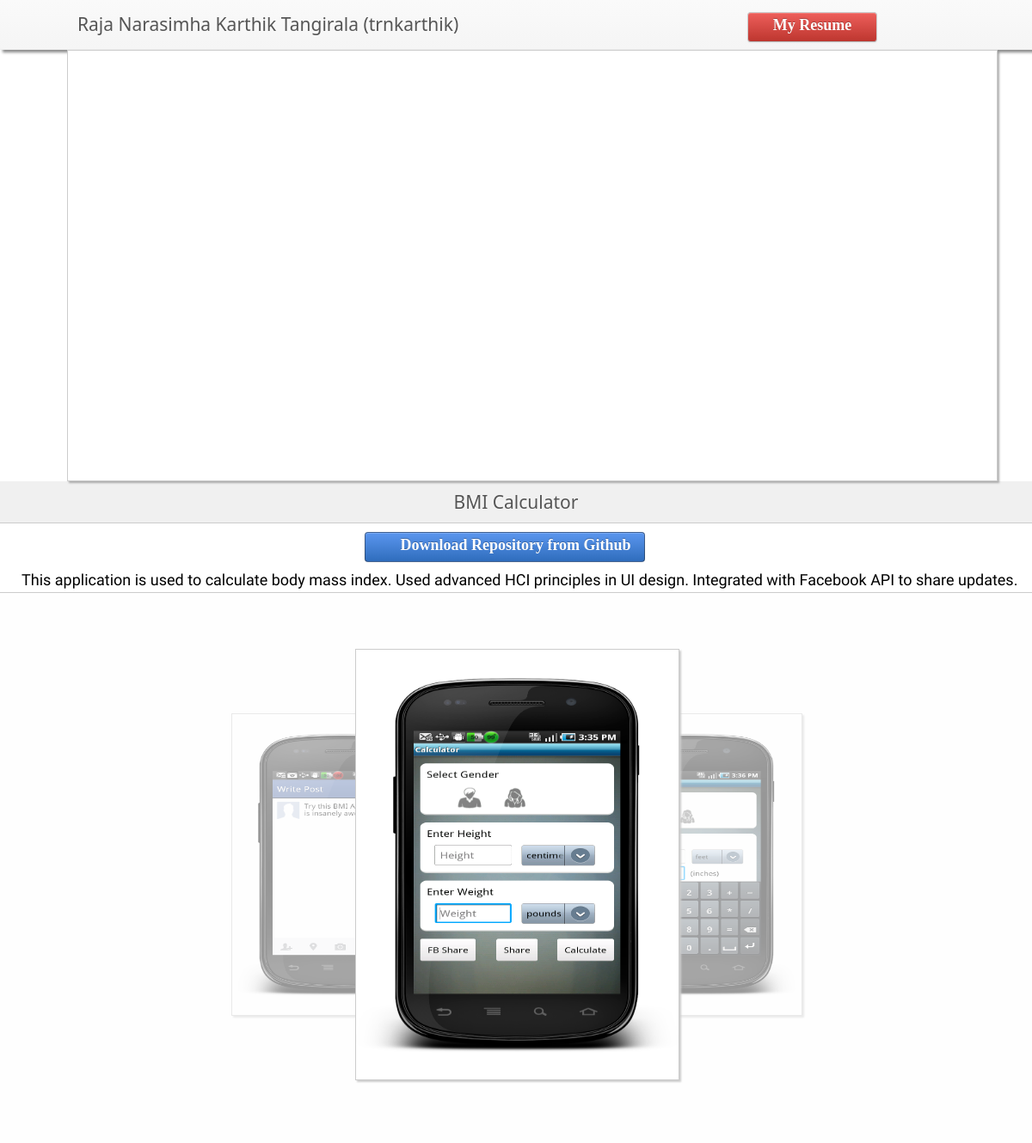
Screenshot of /project2.php?id=5 with the database file from the repository.
### tables this page shows
CREATE TABLE IF NOT EXISTS `projectdetails` (
  `ProjectID` int(11) NOT NULL AUTO_INCREMENT,
  `ProjectName` varchar(150) NOT NULL,
  `ProjectType` varchar(30) NOT NULL DEFAULT 'web',
  `ProjectRating` decimal(4,2) NOT NULL DEFAULT '5.00',
  `ProjectStartDate` date NOT NULL,
  `ProjectEndDate` date DEFAULT NULL,
  `ProjectTools` varchar(200) DEFAULT NULL,
  `ProjectDesc` text NOT NULL,
  `ProjectURL` varchar(150) NOT NULL DEFAULT 'https://github.com/trnkarthik',
  `Visibility` tinyint(1) NOT NULL DEFAULT '1',
  PRIMARY KEY (`ProjectID`)
);

CREATE TABLE IF NOT EXISTS `projectimages` (
  `ProjectID` int(11) NOT NULL DEFAULT '0',
  `ImageID` int(11) NOT NULL AUTO_INCREMENT,
  `Visibility` tinyint(1) NOT NULL DEFAULT '1',
  PRIMARY KEY (`ProjectID`,`ImageID`),
  KEY `ImageID` (`ImageID`)
);

CREATE TABLE IF NOT EXISTS `imagedetails` (
  `ImageID` int(11) NOT NULL AUTO_INCREMENT,
  `ImageURL` varchar(150) NOT NULL DEFAULT 'images/1.png',
  `ImageDesc` varchar(350) NOT NULL,
  PRIMARY KEY (`ImageID`)
);

### project2.php (the view, shortened to what this page needs)
<!DOCTYPE HTML PUBLIC "-//W3C//DTD HTML 4.01//EN" "http://www.w3.org/TR/html4/strict.dtd">
  <html xmlns="http://www.w3.org/1999/xhtml">
  <head>
	<link rel="stylesheet" href="css/my_main_style.css">
	<link rel="stylesheet" type="text/css" href="css/products_support_for_quicksand.css" />
    <?php
        $id = (int)(mysql_real_escape_string($_GET['id']));
            $query = "select projectName,ProjectStartDate,ProjectEndDate,ProjectTools,ProjectDesc,ProjectURL,ProjectType
                        from projectDetails where projectID='$id'";
            $result = mysql_query($query);
            if(!$result){
                echo "Please try again";
            }
            else{
                $row = mysql_fetch_array($result);
                $projectName = $row[0];
                $projectDesc = $row[4];
            }
    ?>
</head>
<body>
        <div class="container">
		<?php include("includes/header2.php");?>
	</div>
<div id="my_work" class="section">
</div>
<div id="project_title">
    <a href="#">
    <?php echo $projectName;?>
    </a>
</div>
<div id="project_desc">
    <a href="#home" id="download_repository" class="btn_blue btn" style="float: right">
      Download Repository from Github
    </a>
    <?php echo $projectDesc;?>
</div>
<div id="project_media">
    <?php
        include("includes/carousel.php");
    ?>
</body>

### includes/carousel.php (shortened to what this page needs)
<div id="carousel">
			    <?php
			    $image_id_query = "select imageid from projectimages where projectid = $id and visibility=1";
			    $image_id_query_result = mysql_query($image_id_query);
			    if(!$image_id_query_result)
			    {
			         echo "Some error!Please reload the page.";
			    }
			    else{
				 $no_of_images = mysql_numrows($image_id_query_result);
			         if($no_of_images>0){
			         $i = 1;
			              while($image_row = mysql_fetch_array($image_id_query_result)){
				      $image_details_query = "select ImageURL,ImageDesc from ImageDetails where IMageID=$image_row[0]";
				      $image_details_result = mysql_query($image_details_query);
				      $image_details = mysql_fetch_array($image_details_result);
				      $url = $image_details[0];
				      $item_id = "item-".$i;
				      echo "<img src='$url' id='$item_id'/>";
				      $i++;
			              }
			         }
			         else{
			           echo "<center><br /><br /><br /><br /><br /><br /><br /><br /><br /><br /><h3>No Images Found</h3></center>";
			         }
			    }
			    ?>
			</div>
		</div>

### css/my_main_style.css (style rules this page uses)
#my_work { background: #FFF; position: relative; top: 0px; left: 6.5%; min-height: 500px; width: 90%; }
.section { border: 1px solid #CCC; -webkit-box-shadow: 2px 2px 2px rgba(124, 124, 124, 0.6); -moz-box-shadow: 2px 2px 2px rgba(124, 124, 124, 0.6); box-shadow: 2px 2px 2px rgba(124, 124, 124, 0.6); }
.btn { display: inline-block; padding: 4px 12px; margin-bottom: 0; font-size: 14px; line-height: 20px; text-align: center; vertical-align: middle; cursor: pointer; background-image: -moz-linear-gradient(top, #FFF, #E6E6E6); background-image: -o-linear-gradient(top, #FFF, #E6E6E6); background-repeat: repeat-x; filter: progid:DXImageTransform.Microsoft.gradient(startColorstr='#ffffffff', endColorstr='#ffe6e6e6', GradientType=0); border-color: #E6E6E6 #E6E6E6 #BFBFBF; border-color: rgba(0, 0, 0, 0.1) rgba(0, 0, 0, 0.1) rgba(0, 0, 0, 0.25); filter: progid:DXImageTransform.Microsoft.gradient(enabled = false); border: 1px solid #CCC; border-bottom-color: #B3B3B3; -webkit-border-radius: 4px; -moz-border-radius: 4px; border-radius: 4px; -webkit-box-shadow: inset 0 1px 0 rgba(255, 255, 255, .2), 0 1px 2px rgba(0, 0, 0, .05); -moz-box-shadow: inset 0 1px 0 rgba(255,255,255,.2), 0 1px 2px rgba(0,0,0,.05); box-shadow: inset 0 1px 0 rgba(255, 255, 255, .2), 0 1px 2px rgba(0, 0, 0, .05); }
.btn_blue { color: #FFF; text-shadow: 0 -1px 0 rgba(0, 0, 0, 0.25); background-color: #5B96EE; background-image: -moz-linear-gradient(top, #5B96EE, #2F6DBD); background-image: -webkit-gradient(linear, 0 0, 0 100%, from(#5B96EE), to(#2F6DBD)); background-image: -webkit-linear-gradient(top, #5B96EE, #2F6DBD); background-image: -o-linear-gradient(top, #5B96EE, #2F6DBD); background-image: linear-gradient(to bottom, #5B96EE, #2F6DBD); background-repeat: repeat-x; border-color: #BD362F #BD362F #802420; border-color: rgba(0, 0, 0, 0.1) rgba(0, 0, 0, 0.1) rgba(0, 0, 0, 0.25); font-weight: bold; }

### css/products_support_for_quicksand.css (style rules this page uses)
* { margin:0; padding:0; }
body { color:#000; font:14px/1.3 ; min-height: 930px; }
a, a:visited { text-decoration:none; outline:none; font-family: Calibri, Candara, Segoe, "Segoe UI", Optima, Arial, sans-serif; }
a { text-decoration: none; }

### project2.php (style rules this page uses)
body { font-family:Arial; font-size:12px; font-family: 'Open Sans Condensed','Arial Narrow', serif; font-weight: 400; }
#carousel { width:100%; border:0px solid #222; height:550px; position:relative; clear:both; overflow:hidden; margin-left: auto; margin-right: auto; }
#carousel img { visibility:hidden; cursor:pointer; background: white; border: 1px solid #ccc; -moz-box-shadow: 2px 2px 2px #ccc; -webkit-box-shadow: 2px 2px 2px #ccc; box-shadow: 2px 2px 2px #ccc; }
#project_title { text-align: center; font-size: 21px; background: rgba(197, 197, 197, 0.26); padding: 10px; border-bottom: 1px solid #CCC; font-family: Calibri, Candara, Segoe, "Segoe UI", Optima, Arial, sans-serif; font-weight: 400; text-shadow: rgba(255, 255, 255, 0.85) 0 0 3px; }
#project_desc { width: 100%; min-height: 80px; float: left; font-size: 18px; border-bottom: 1px solid #CCC; text-indent: 25px; }
#project_media { width: 100%; min-height: 600px; float: left; text-align: center; padding-top: 40px; margin-left: -1px; border-left: 1px solid rgba(185, 185, 185, 0.38); background: rgba(247, 247, 247, 0.12); }
a { color: #555; }
body { min-height: 0px; }
#download_repository { margin: 2px 37.5%; margin-bottom: 10px; margin-top: 10px; width: 25%; min-width: 180px; height: 25px; font-size: 18px; font-family: TimesNewRoman, "Times New Roman", Times, Baskerville, Georgia, serif; border: 1px solid rgba(32, 30, 30, 0.45); }

### rows the page displays
projectdetails: ProjectName "BMI Calculator", ProjectDesc "This application is used to calculate body mass index. Used advanced HCI principles in UI design. Integrated with Facebook API to share updates."
projectimages: ImageID.ImageURL (picture)
projectimages: ImageID.ImageURL (picture)
projectimages: ImageID.ImageURL (picture)
